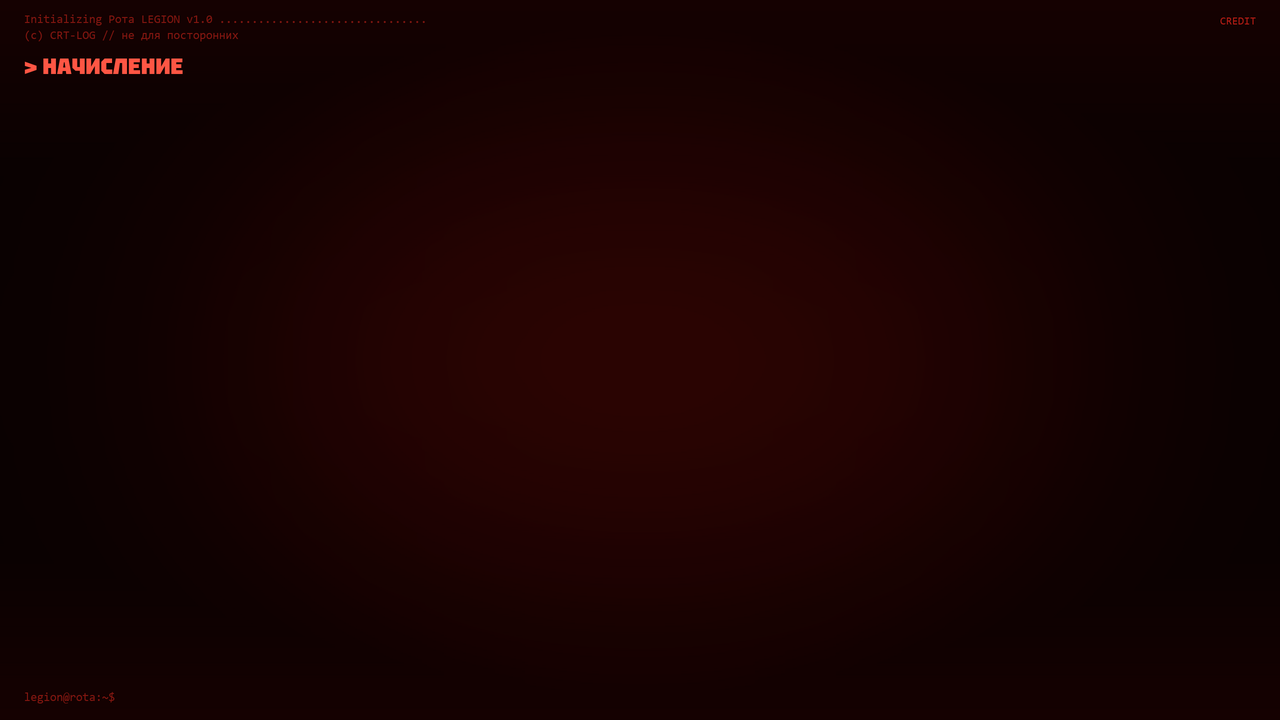
#> input picture discord_assets/dm_award.png, 1280 x 720 px
$ python -i gear_card.py   (imports and definitions only)
#> lines starting #> are read from the running program, lines starting #| are printed output that depends on the picture
# -*- coding: utf-8 -*-
"""LEGION CRT gear cards — modular loadout renderer for Discord /gear."""
from __future__ import annotations

import math
from io import BytesIO
from pathlib import Path
from typing import Callable

from PIL import Image, ImageDraw, ImageFilter

try:
    from dossier_card import (  # type: ignore
        CASE, DIM, MUTED, OUT_H, OUT_W, PANEL, PEACH, PHOS, RED, S,
        _draw_chassis, _glow_text, _mono, _scanlines_and_grain, _tektur, _text_w, _u,
    )
except Exception:  # pragma: no cover
    from bot.dossier_card import (  # type: ignore
        CASE, DIM, MUTED, OUT_H, OUT_W, PANEL, PEACH, PHOS, RED, S,
        _draw_chassis, _glow_text, _mono, _scanlines_and_grain, _tektur, _text_w, _u,
    )

ROOT = Path(__file__).resolve().parent
ASSET_DIR = ROOT / 'discord_assets' / 'gear'

ICON_MAP = {
    'TRAITOR': 'traitor.png',
    'HAVOC': 'havoc.png',
    'CHAOS': 'chaos.png',
    'POISON': 'poison.png',
    'AR2': 'ar2.png',
    'REAPER': 'reaper.png',
    'FREEDOM': 'freedom.png',
    'SPAS-12': 'spas-12.png',
    'TERRIBLE': 'terrible.png',
    'P2020': 'p2020.png',
    'USP-MATCH': 'usp-match.png',
    'OSP': 'osp.png',
    'JUDGE': 'judge.png',
    'LMINE': 'lmine.png',
    'LSCANNER': 'lscanner.png',
    'CHASER': 'chaser.png',
    'SCOUT': 'scout.png',
    'BEE': 'bee.png',
}

STAT_BASE = {
    'TRAITOR': (200, 140, 100),
    'HAVOC': (220, 180, 120),
    'CHAOS': (240, 160, 130),
    'POISON': (190, 120, 95),
}
STAT_BONUS = {
    'LMINE': (0, 0, 12), 'LSCANNER': (0, 8, 6), 'CHASER': (8, 2, 4),
    'SCOUT': (4, 0, 8), 'BEE': (6, 0, 6),
    'AR2': (0, 4, 8), 'REAPER': (0, 6, 10), 'FREEDOM': (0, 5, 9),
    'SPAS-12': (0, 2, 12), 'TERRIBLE': (0, 8, 14),
    'P2020': (0, 0, 4), 'USP-MATCH': (0, 0, 5), 'OSP': (0, 0, 5), 'JUDGE': (0, 2, 7),
}

SLOT_ORDER = (
    ('primary1', 'PRIMARY 1'),
    ('primary2', 'PRIMARY 2'),
    ('primary3', 'PRIMARY 3'),
    ('pistol', 'PISTOL'),
    ('device', 'DEVICE'),
)


# ─── components ───────────────────────────────────────────────────────────────

class GearAssets:
    """Load / cache gear icons from discord_assets/gear."""

    def __init__(self, root: Path | None = None):
        self.root = root or ASSET_DIR
        self._cache: dict[str, Image.Image | None] = {}

    # [54 lines left out: functions icon, fit, calc_stats, not called in this run]


def _panel(draw: ImageDraw.ImageDraw, box: tuple[int, int, int, int], *, fill=PANEL, outline=None) -> None:
    x, y, w, h = box
    draw.rectangle((x, y, x + w, y + h), fill=fill, outline=outline or (255, 90, 66, 120), width=max(1, _u(1)))


# [249 lines left out: functions draw_header, draw_stat_pills, draw_unit_stage, draw_slot_stack, draw_readiness_strip, draw_roster_columns and 2 more, not called in this run]


def render_gear_board_png(data: dict, assets: GearAssets | None = None) -> bytes:
    """Readiness board: summary + ready/pending lists (+ optional featured loadout strip)."""
    assets = assets or GearAssets()
    ready = list(data.get('ready') or [])
    pending = list(data.get('pending') or [])
    total = int(data.get('total') or (len(ready) + len(pending)))
    ready_n = int(data.get('readyCount') or len(ready))

    W, H = OUT_W * S, OUT_H * S
    im = Image.new('RGBA', (W, H), CASE)
    _draw_chassis(im)

    draw_header(
        im,
        title='◈ LOADOUT READY BOARD',
        subtitle=f'ГОТОВЫ {ready_n} / {total} · выберите оперативника ниже',
    )
    draw_readiness_strip(im, ready_n=ready_n, total=total, y=_u(108))

    # featured: first ready operator mini-stage
    featured = ready[0] if ready else None
    if featured:
        slots = featured.get('slots') or {}
        draw_unit_stage(
            im,
            assets,
            box=(_u(56), _u(140), _u(420), _u(300)),
            unit=str(slots.get('unit') or ''),
            callsign=str(featured.get('callsign') or '—'),
            platoon=str(featured.get('platoon') or '—'),
        )
        draw_slot_stack(
            im,
            assets,
            box=(_u(500), _u(140), _u(280), _u(300)),
            slots=slots,
        )
        # mini label
        f = _mono(_u(11), 'bold')
        ImageDraw.Draw(im).text(
            (_u(800), _u(150)),
            'FEATURED READY',
            font=f,
            fill=DIM,
        )
        draw_roster_columns(im, ready=ready, pending=pending, y0=_u(460))
    else:
        draw_roster_columns(im, ready=ready, pending=pending, y0=_u(150))

    foot = _mono(_u(11))
    ImageDraw.Draw(im).text(
        (_u(56), _u(670)),
        'LEGION · список оперативников — в меню под сообщением',
        font=foot,
        fill=MUTED,
    )
    return _finalize(im)


# [7 lines left out: function slot_line, not called in this run]

>>> import cv2
>>> picture = cv2.imread('discord_assets/dm_award.png', cv2.IMREAD_GRAYSCALE)
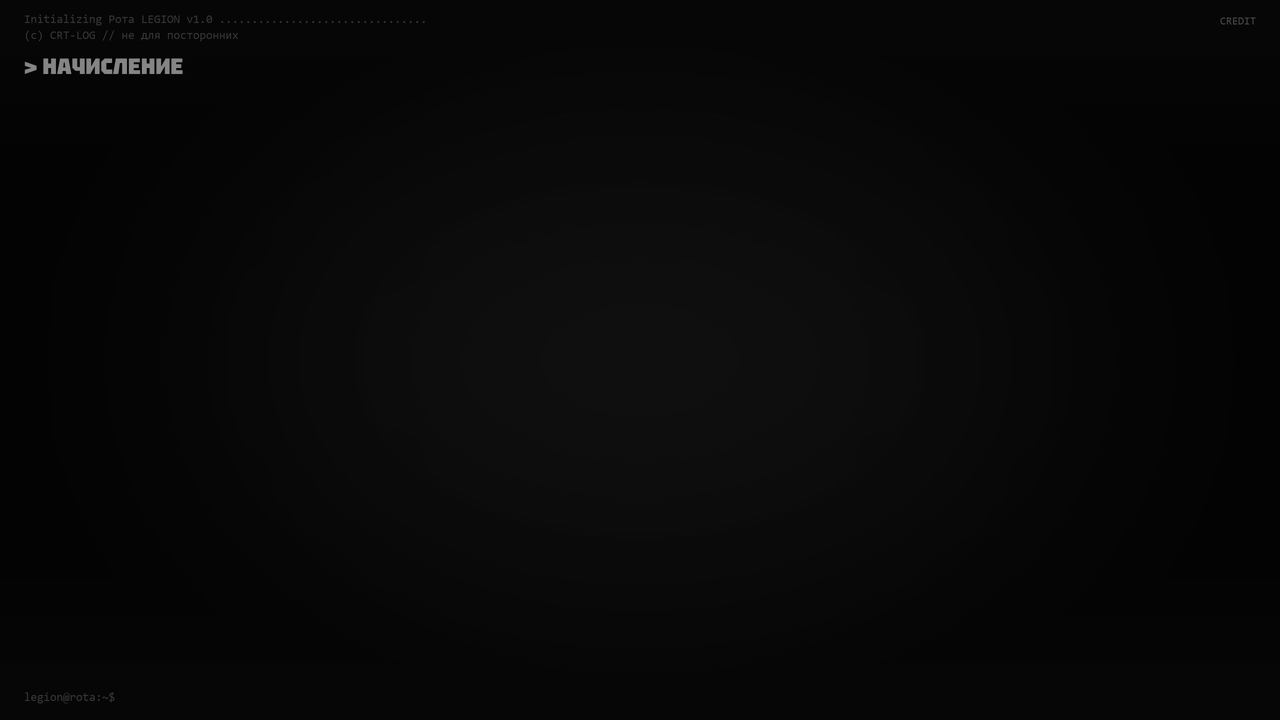
#> picture: shape (720, 1280); min 0, max 143, mean 7.7
#> (the run stopped early here; a loop or call above may not have finished)
